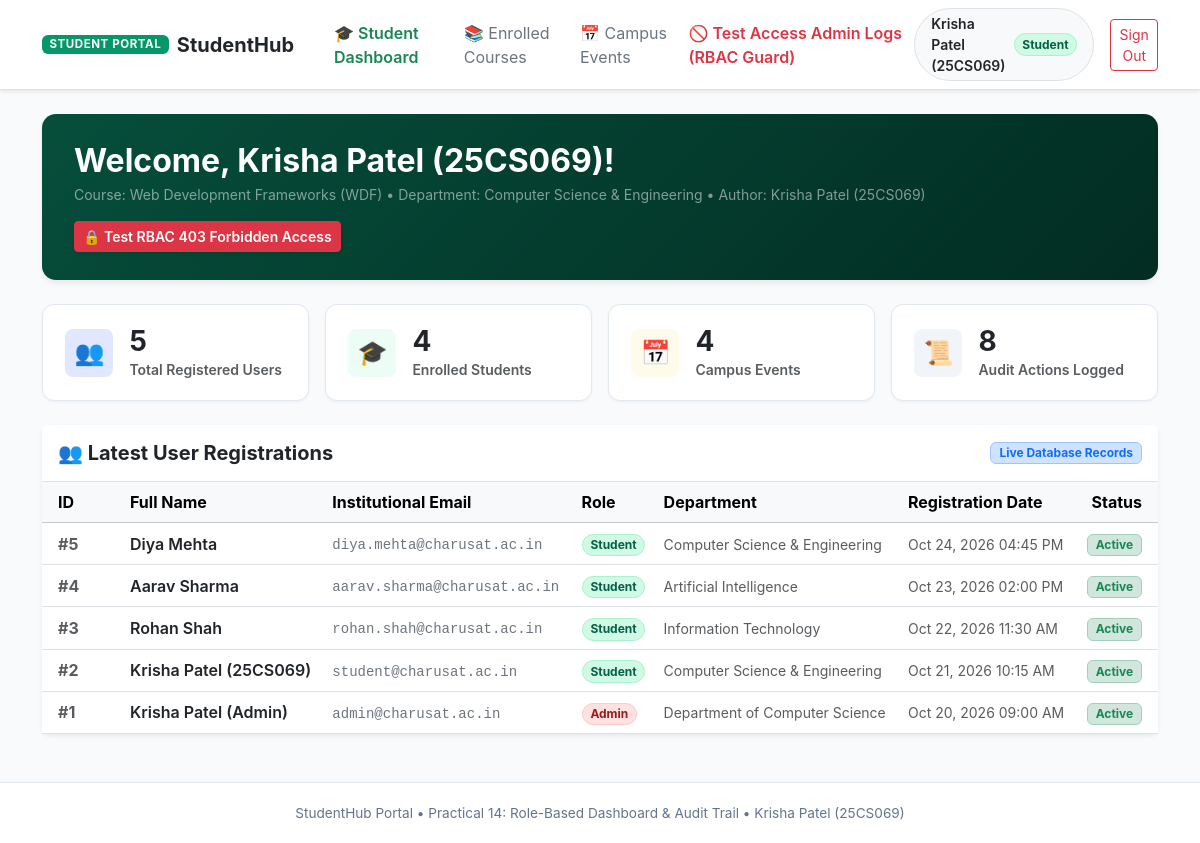
The app's page /dashboard.php (signed in) with its own data.
### tables this page shows
CREATE TABLE `users` (
    `id` INT AUTO_INCREMENT PRIMARY KEY,
    `full_name` VARCHAR(100) NOT NULL,
    `email` VARCHAR(100) NOT NULL UNIQUE,
    `password` VARCHAR(255) NOT NULL,
    `role` ENUM('Admin', 'Student') NOT NULL DEFAULT 'Student',
    `department` VARCHAR(100) DEFAULT 'Computer Science & Engineering',
    `created_at` TIMESTAMP DEFAULT CURRENT_TIMESTAMP,
    INDEX `idx_email` (`email`),
    INDEX `idx_role` (`role`)
);

### dashboard.php (the view, shortened to what this page needs)
<?php
require_once __DIR__ . '/db.php';
$full_name = $_SESSION['full_name'] ?? 'User';
$role      = $_SESSION['role'] ?? 'Student';
$dept      = $_SESSION['department'] ?? 'Computer Science & Engineering';
$stmt_total_users = $pdo->query("SELECT COUNT(*) as cnt FROM users");
$total_users = $stmt_total_users->fetch()['cnt'] ?? 0;
$stmt_students = $pdo->query("SELECT COUNT(*) as cnt FROM users WHERE role = 'Student'");
$total_students = $stmt_students->fetch()['cnt'] ?? 0;
$stmt_events = $pdo->query("SELECT COUNT(*) as cnt FROM events");
$total_events = $stmt_events->fetch()['cnt'] ?? 0;
$stmt_logs = $pdo->query("SELECT COUNT(*) as cnt FROM audit_logs");
$total_audit_logs = $stmt_logs->fetch()['cnt'] ?? 0;
$stmt_latest = $pdo->query("SELECT id, full_name, email, role, department, created_at FROM users ORDER BY id DESC LIMIT 5");
$latest_users = $stmt_latest->fetchAll();
?>
<!DOCTYPE html>
<html lang="en">
<head>
    <link href="https://cdn.jsdelivr.net/npm/bootstrap@5.3.3/dist/css/bootstrap.min.css" rel="stylesheet">
</head>
<body>
    <nav class="navbar navbar-expand-lg navbar-light bg-white border-bottom shadow-sm sticky-top">
        <div class="container">
            <a class="navbar-brand d-flex align-items-center gap-2 fw-bold text-dark" href="dashboard.php">
                <span class="badge" style="background-color: <?= $role === 'Admin' ? '#4338ca' : '#059669' ?>; font-size: 0.72rem; letter-spacing: 0.05em;">
                    <?= $role === 'Admin' ? 'ADMIN PORTAL' : 'STUDENT PORTAL' ?>
                </span>
                StudentHub
            </a>
            <div class="collapse navbar-collapse" id="navbarRoleMenu">
                <ul class="navbar-nav me-auto mb-2 mb-lg-0 ms-lg-3">
                    <?php if ($role === 'Admin'): ?>
                        <li class="nav-item">
                            <a class="nav-link active fw-semibold text-primary" href="dashboard.php">&#128202; Admin Dashboard</a>
                        </li>
                        <li class="nav-item">
                            <a class="nav-link text-secondary" href="audit_logs.php">&#128220; Security Audit Logs</a>
                        </li>
                        <li class="nav-item">
                            <a class="nav-link text-secondary" href="dashboard.php#latestRegistrations">&#128101; User Directory</a>
                        </li>
                        <li class="nav-item">
                            <a class="nav-link text-secondary" href="dashboard.php#scheduledEvents">&#128197; Events Management</a>
                        </li>
                    <?php else: ?>
                        <li class="nav-item">
                            <a class="nav-link active fw-semibold text-success" href="dashboard.php">&#127891; Student Dashboard</a>
                        </li>
                        <li class="nav-item">
                            <a class="nav-link text-secondary" href="dashboard.php#enrolledCourses">&#128218; Enrolled Courses</a>
                        </li>
                        <li class="nav-item">
                            <a class="nav-link text-secondary" href="dashboard.php#scheduledEvents">&#128197; Campus Events</a>
                        </li>
                        <li class="nav-item">
                            <a class="nav-link text-danger fw-semibold" href="audit_logs.php" id="linkTestRbacForbidden">
                                &#128683; Test Access Admin Logs (RBAC Guard)
                            </a>
                        </li>
                    <?php endif; ?>
                </ul>
                <div class="d-flex align-items-center gap-3">
                    <div class="d-flex align-items-center gap-2 bg-light border rounded-pill px-3 py-1">
                        <span class="small fw-semibold text-dark"><?= htmlspecialchars($full_name) ?></span>
                        <span class="badge rounded-pill <?= $role === 'Admin' ? 'badge-role-admin' : 'badge-role-student' ?>">
                            <?= htmlspecialchars($role) ?>
                        </span>
                    </div>
                    <a href="logout.php" class="btn btn-outline-danger btn-sm" id="btnLogout">Sign Out</a>
                </div>
            </div>
        </div>
    </nav>
    <main class="container my-4">
        <div class="hero-banner d-flex justify-content-between align-items-center flex-wrap gap-3">
            <div>
                <h2 class="fw-bold mb-1">
                    <?= $role === 'Admin' ? 'System Administrator Control Center' : 'Welcome, ' . htmlspecialchars($full_name) . '!' ?>
                </h2>
                <p class="mb-0 text-white-50 small">
                    Course: Web Development Frameworks (WDF) &bull; Department: <?= htmlspecialchars($dept) ?> &bull; Author: Krisha Patel (25CS069)
                </p>
            </div>
            <div>
                <?php if ($role === 'Admin'): ?>
                    <a href="audit_logs.php" class="btn btn-light btn-sm fw-semibold shadow-sm text-primary">
                        &#128220; View Full Audit Logs &rarr;
                    </a>
                <?php else: ?>
                    <a href="audit_logs.php" class="btn btn-danger btn-sm fw-semibold shadow-sm" id="btnStudentAttempt403">
                        &#128274; Test RBAC 403 Forbidden Access
                    </a>
                <?php endif; ?>
            </div>
        </div>
        <div class="row g-3 mb-4" id="dynamicStatsRow">
            <div class="col-sm-6 col-lg-3">
                <div class="stat-card d-flex align-items-center gap-3">
                    <div class="stat-icon" style="background-color: #e0e7ff; color: #4338ca;">&#128101;</div>
                    <div>
                        <div class="h3 fw-bold mb-0 text-dark" id="statTotalUsers"><?= $total_users ?></div>
                        <div class="text-muted small fw-semibold">Total Registered Users</div>
                    </div>
                </div>
            </div>
            <div class="col-sm-6 col-lg-3">
                <div class="stat-card d-flex align-items-center gap-3">
                    <div class="stat-icon" style="background-color: #ecfdf5; color: #059669;">&#127891;</div>
                    <div>
                        <div class="h3 fw-bold mb-0 text-dark" id="statStudentCount"><?= $total_students ?></div>
                        <div class="text-muted small fw-semibold">Enrolled Students</div>
                    </div>
                </div>
            </div>
            <div class="col-sm-6 col-lg-3">
                <div class="stat-card d-flex align-items-center gap-3">
                    <div class="stat-icon" style="background-color: #fffbeb; color: #d97706;">&#128197;</div>
                    <div>
                        <div class="h3 fw-bold mb-0 text-dark" id="statEventCount"><?= $total_events ?></div>
                        <div class="text-muted small fw-semibold">Campus Events</div>
                    </div>
                </div>
            </div>
            <div class="col-sm-6 col-lg-3">
                <div class="stat-card d-flex align-items-center gap-3">
                    <div class="stat-icon" style="background-color: #f1f5f9; color: #0f172a;">&#128220;</div>
                    <div>
                        <div class="h3 fw-bold mb-0 text-dark" id="statAuditLogCount"><?= $total_audit_logs ?></div>
                        <div class="text-muted small fw-semibold">Audit Actions Logged</div>
                    </div>
                </div>
            </div>
        </div>
        <div class="card border-0 shadow-sm rounded-3 mb-4" id="latestRegistrations">
            <div class="card-header bg-white border-bottom py-3 d-flex justify-content-between align-items-center">
                <h5 class="fw-bold text-dark mb-0">&#128101; Latest User Registrations</h5>
                <span class="badge bg-primary-subtle text-primary border border-primary-subtle px-2 py-1">
                    Live Database Records
                </span>
            </div>
            <div class="table-responsive">
                <table class="table table-hover align-middle mb-0">
                    <thead class="table-light">
                        <tr>
                            <th class="ps-3" style="width: 80px;">ID</th>
                            <th>Full Name</th>
                            <th>Institutional Email</th>
                            <th>Role</th>
                            <th>Department</th>
                            <th>Registration Date</th>
                            <th class="text-end pe-3">Status</th>
                        </tr>
                    </thead>
                    <tbody>
                        <?php foreach ($latest_users as $u): ?>
                            <tr>
                                <td class="ps-3 fw-bold text-muted">#<?= $u['id'] ?></td>
                                <td>
                                    <span class="fw-semibold text-dark"><?= htmlspecialchars($u['full_name']) ?></span>
                                </td>
                                <td>
                                    <code class="text-secondary"><?= htmlspecialchars($u['email']) ?></code>
                                </td>
                                <td>
                                    <span class="badge rounded-pill <?= $u['role'] === 'Admin' ? 'badge-role-admin' : 'badge-role-student' ?>">
                                        <?= htmlspecialchars($u['role']) ?>
                                    </span>
                                </td>
                                <td><span class="small text-muted"><?= htmlspecialchars($u['department']) ?></span></td>
                                <td><span class="small text-muted"><?= date('M d, Y h:i A', strtotime($u['created_at'])) ?></span></td>
                                <td class="text-end pe-3">
                                    <span class="badge bg-success-subtle text-success border border-success-subtle">
                                        Active
                                    </span>
                                </td>
                            </tr>
                        <?php endforeach; ?>
                    </tbody>
                </table>
            </div>
        </div>
    </main>
    <footer>
        StudentHub Portal &bull; Practical 14: Role-Based Dashboard & Audit Trail &bull; Krisha Patel (25CS069)
    </footer>
</body>
</html>

### records on screen
users: id "5", full_name "Diya Mehta", email "diya.mehta@charusat.ac.in", role "Student", department "Computer Science & Engineering", created_at "Oct 24, 2026 04:45 PM"
users: id "4", full_name "Aarav Sharma", email "aarav.sharma@charusat.ac.in", role "Student", department "Artificial Intelligence", created_at "Oct 23, 2026 02:00 PM"
users: id "3", full_name "Rohan Shah", email "rohan.shah@charusat.ac.in", role "Student", department "Information Technology", created_at "Oct 22, 2026 11:30 AM"
users: id "2", full_name "Krisha Patel (25CS069)", email "student@charusat.ac.in", role "Student", department "Computer Science & Engineering", created_at "Oct 21, 2026 10:15 AM"
users: id "1", full_name "Krisha Patel (Admin)", email "admin@charusat.ac.in", role "Admin", department "Department of Computer Science", created_at "Oct 20, 2026 09:00 AM"

### other values on screen
$full_name "Krisha Patel (25CS069)"
$role "Student"
$dept "Computer Science & Engineering"
$total_users "5"
$total_students "4"
$total_events "4"
$total_audit_logs "8"
